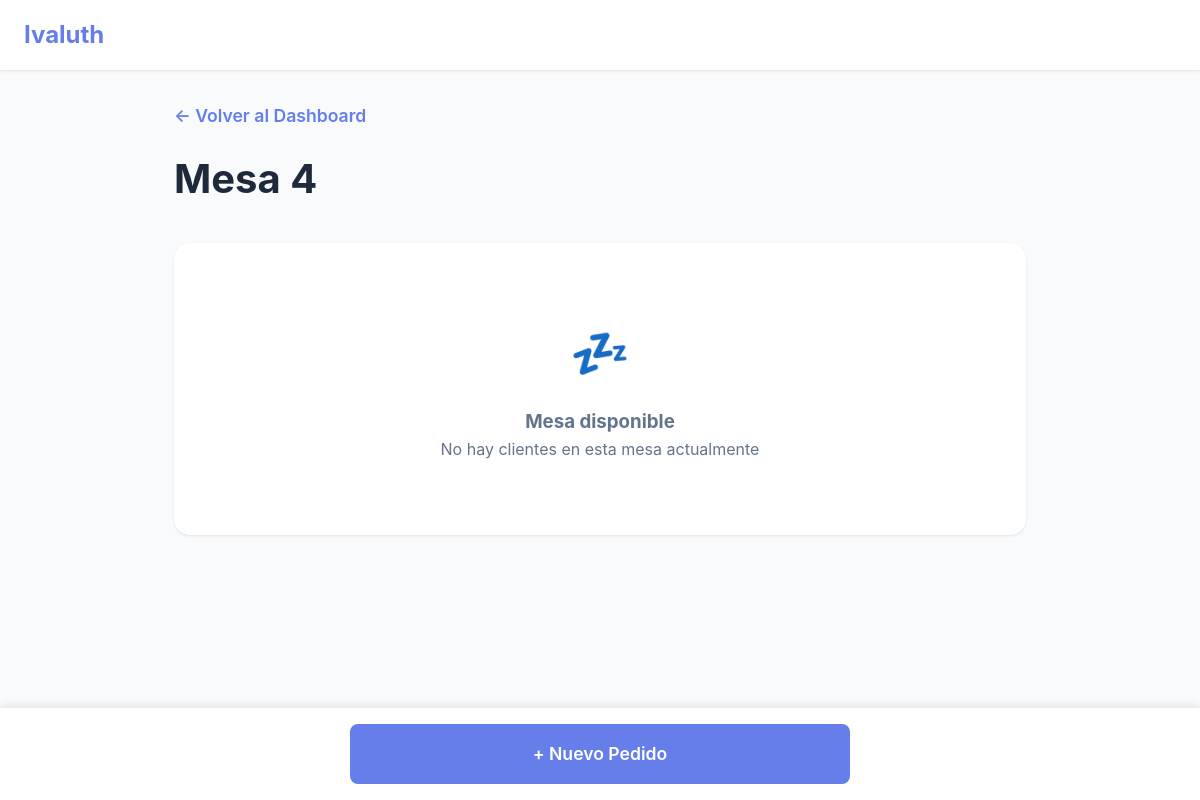
The page /mesa/4 (signed in) on the database as committed earlier.
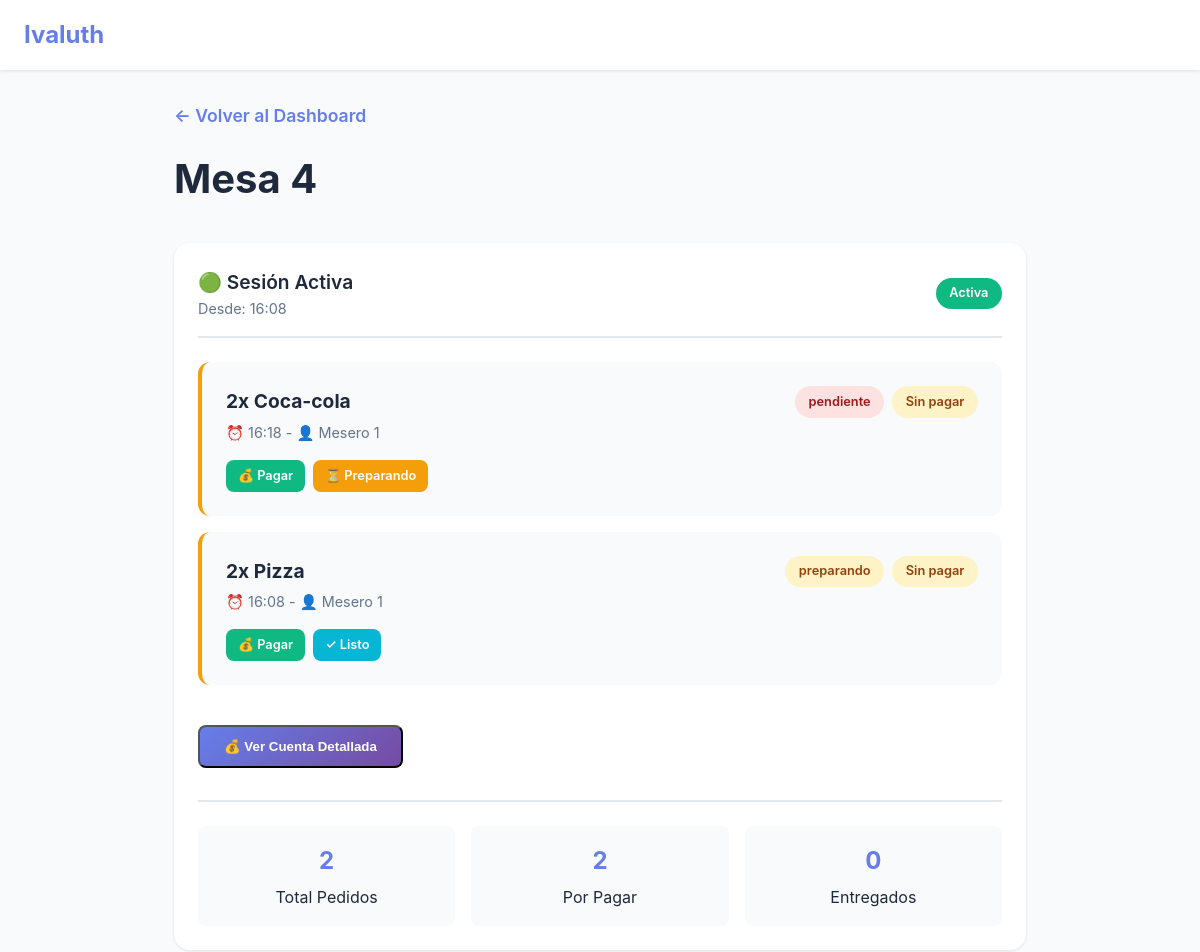
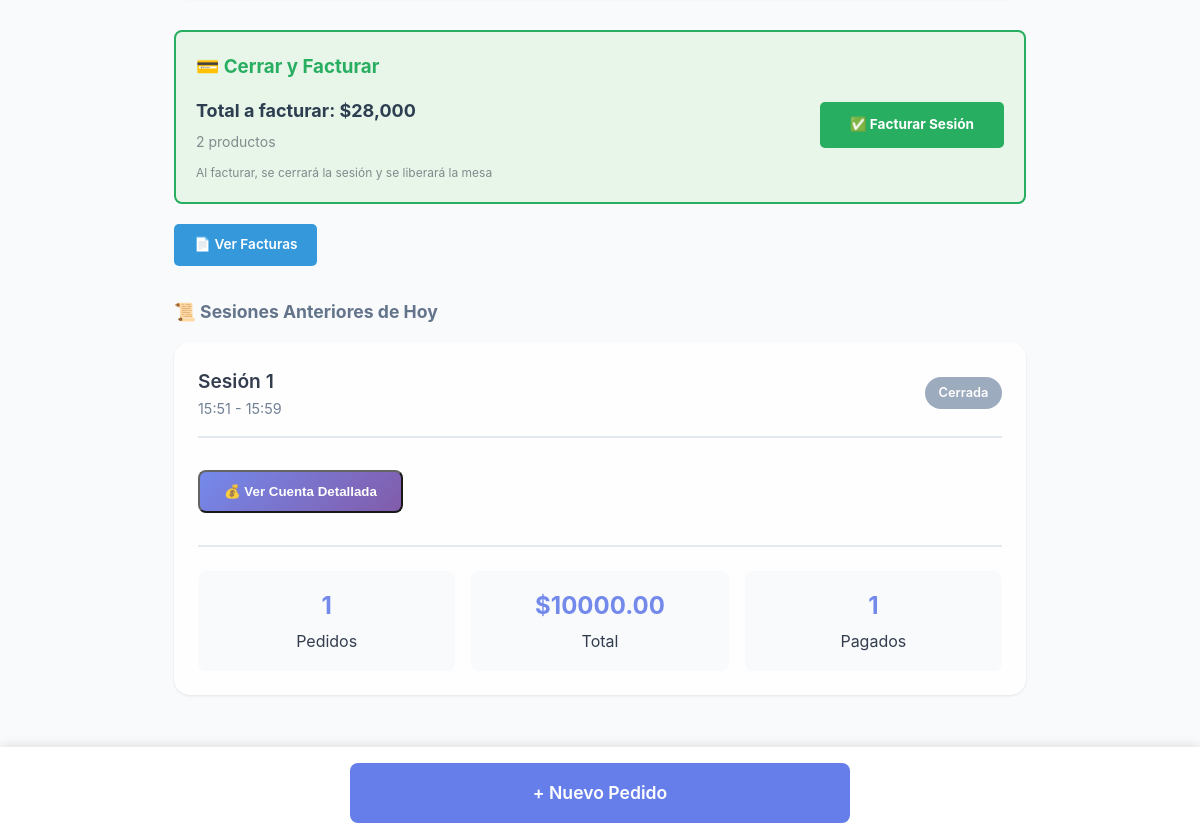
The same page on the database as committed later (2 pictures, top to bottom).
### app.py (models this page shows, shortened)
class Mesa(db.Model):
    id = db.Column(db.Integer, primary_key=True)
    numero = db.Column(db.Integer, nullable=False, unique=True)
    capacidad = db.Column(db.Integer, default=4)
    activa = db.Column(db.Boolean, default=True)

class Sesion(db.Model):
    id = db.Column(db.Integer, primary_key=True)
    mesa_id = db.Column(db.Integer, db.ForeignKey('mesa.id'), nullable=False)
    fecha_inicio = db.Column(db.DateTime, default=datetime.now)
    fecha_fin = db.Column(db.DateTime, nullable=True)
    total = db.Column(db.Float, default=0)  # NUEVO CAMPO para guardar el total
    activa = db.Column(db.Boolean, default=True)
    mesa = db.relationship('Mesa', backref='sesiones')
    pedidos = db.relationship('Pedido', backref='sesion', lazy=True)

class Pedido(db.Model):
    id = db.Column(db.Integer, primary_key=True)
    fecha = db.Column(db.DateTime, default=datetime.now)
    mesa_id = db.Column(db.Integer, db.ForeignKey('mesa.id'), nullable=False)
    sesion_id = db.Column(db.Integer, db.ForeignKey('sesion.id'), nullable=True)
    mesero_id = db.Column(db.Integer, db.ForeignKey('usuario.id'), nullable=False)
    producto = db.Column(db.String(200), nullable=False)
    cantidad = db.Column(db.Integer, default=1)
    precio_unitario = db.Column(db.Float, default=0)  # NUEVO CAMPO
    notas = db.Column(db.Text)
    estado = db.Column(db.String(20), default='pendiente')  # pendiente, preparando, listo, entregado
    pagado = db.Column(db.Boolean, default=False)
    mesa = db.relationship('Mesa', backref='pedidos')
    mesero = db.relationship('Usuario', backref='pedidos')

class Usuario(UserMixin, db.Model):
    id = db.Column(db.Integer, primary_key=True)
    username = db.Column(db.String(80), unique=True, nullable=False)
    password_hash = db.Column(db.String(200), nullable=False)
    nombre = db.Column(db.String(100), nullable=False)
    rol = db.Column(db.String(20), default='mesero')  # mesero, cocina, admin

### app.py (the view)
@app.route("/mesa/<int:mesa_id>")
@login_required
def ver_mesa(mesa_id):
    mesa = Mesa.query.get_or_404(mesa_id)
    sesion_activa = Sesion.query.filter_by(
        mesa_id=mesa_id,
        activa=True
    ).first()
    pedidos_actuales = []
    totales_sesion_activa = {
        'total_general': 0,
        'total_pagado': 0,
        'total_pendiente': 0
    }
    if sesion_activa:
        pedidos_actuales = Pedido.query.filter_by(
            sesion_id=sesion_activa.id
        ).order_by(Pedido.fecha.desc()).all()
        for pedido in pedidos_actuales:
            subtotal = pedido.cantidad * pedido.precio_unitario
            totales_sesion_activa['total_general'] += subtotal
            if pedido.pagado:
                totales_sesion_activa['total_pagado'] += subtotal
            else:
                totales_sesion_activa['total_pendiente'] += subtotal
    hoy = datetime.now().date()
    sesiones_anteriores = Sesion.query.filter(
        Sesion.mesa_id == mesa_id,
        Sesion.activa == False,
        db.func.date(Sesion.fecha_inicio) == hoy
    ).order_by(Sesion.fecha_inicio.desc()).all()
    sesiones_con_totales = []
    for sesion in sesiones_anteriores:
        total_sesion = 0
        total_pagado_sesion = 0
        total_pendiente_sesion = 0
        for pedido in sesion.pedidos:
            subtotal = pedido.cantidad * pedido.precio_unitario
            total_sesion += subtotal
            if pedido.pagado:
                total_pagado_sesion += subtotal
            else:
                total_pendiente_sesion += subtotal
        sesiones_con_totales.append({
            'sesion': sesion,
            'total_general': total_sesion,
            'total_pagado': total_pagado_sesion,
            'total_pendiente': total_pendiente_sesion
        })
    return render_template("ver_mesa.html",
                         mesa=mesa,
                         pedidos=pedidos_actuales,
                         sesion_activa=sesion_activa,
                         totales_sesion_activa=totales_sesion_activa,
                         sesiones_anteriores=sesiones_con_totales,
                         current_user=current_user)

### app.py (called while the page is built)
@login_manager.user_loader
def load_user(user_id):
    return Usuario.query.get(int(user_id))

### templates/ver_mesa.html (shortened to what this page needs)
<!DOCTYPE html>
<html lang="es">
<head>
</head>
<body>
    <nav class="navbar">
        <div class="nav-container">
            <div class="nav-brand">Ivaluth</div>
        </div>
    </nav>
    <div class="container">
        <div class="page-header">
            <a href="{{ url_for('dashboard') }}" class="btn-back">← Volver al Dashboard</a>
            <h1>Mesa {{ mesa.numero }}</h1>
        </div>
        {% if sesion_activa %}
        <div class="sesion-container">
            <div class="sesion-header">
                <div>
                    <div class="sesion-titulo">🟢 Sesión Activa</div>
                    <div class="sesion-tiempo">Desde: {{ sesion_activa.fecha_inicio.strftime('%H:%M') }}</div>
                </div>
                <span class="sesion-badge">Activa</span>
            </div>
            {% if pedidos %}
            <div class="pedidos-detalle">
                {% for pedido in pedidos %}
                <div class="pedido-card {% if pedido.pagado %}pedido-pagado{% endif %}">
                    <div class="pedido-header">
                        <div>
                            <h3>{{ pedido.cantidad }}x {{ pedido.producto }}</h3>
                            <p class="pedido-hora">⏰ {{ pedido.fecha.strftime('%H:%M') }} - 👤 {{ pedido.mesero.nombre }}</p>
                        </div>
                        <div class="pedido-badges">
                            <span class="estado-badge estado-{{ pedido.estado }}">{{ pedido.estado }}</span>
                            {% if pedido.pagado %}
                            <span class="badge badge-success">Pagado ✓</span>
                            {% else %}
                            <span class="badge badge-warning">Sin pagar</span>
                            {% endif %}
                        </div>
                    </div>
                    <div class="pedido-actions">
                        {% if not pedido.pagado %}
                        <a href="{{ url_for('marcar_pagado', pedido_id=pedido.id) }}"
                           class="btn btn-success btn-xs"
                           onclick="return confirm('¿Marcar como pagado?')">💰 Pagar</a>
                        {% endif %}
                        {% if pedido.estado == 'pendiente' %}
                        <a href="{{ url_for('actualizar_estado', pedido_id=pedido.id, estado='preparando') }}"
                           class="btn btn-warning btn-xs">⏳ Preparando</a>
                        {% elif pedido.estado == 'preparando' %}
                        <a href="{{ url_for('actualizar_estado', pedido_id=pedido.id, estado='listo') }}"
                           class="btn btn-info btn-xs">✓ Listo</a>
                        {% elif pedido.estado == 'listo' %}
                        <a href="{{ url_for('actualizar_estado', pedido_id=pedido.id, estado='entregado') }}"
                           class="btn btn-primary btn-xs">✓ Entregado</a>
                        {% endif %}
                    </div>
                </div>
                {% endfor %}
            </div>
            <button class="btn-ver-cuenta" onclick="abrirModalCuenta('sesion_activa')">
                💰 Ver Cuenta Detallada
            </button>
            <div class="mesa-summary">
                <div class="summary-item">
                    <strong>{{ pedidos|length }}</strong>
                    <span>Total Pedidos</span>
                </div>
                <div class="summary-item">
                    <strong>{{ pedidos|selectattr('pagado', 'equalto', False)|list|length }}</strong>
                    <span>Por Pagar</span>
                </div>
                <div class="summary-item">
                    <strong>{{ pedidos|selectattr('estado', 'equalto', 'entregado')|list|length }}</strong>
                    <span>Entregados</span>
                </div>
            </div>
            {% else %}
            <div class="empty-state">
                <div class="empty-icon">🍽️</div>
                <p>Sin pedidos aún en esta sesión</p>
            </div>
            {% endif %}
        </div>
        {% if sesion_activa and pedidos %}
        <div style="margin-top: 20px; padding: 20px; background: #e8f5e9; border-radius: 8px; border: 2px solid #27ae60;">
            <h3 style="color: #27ae60; margin-bottom: 15px;">💳 Cerrar y Facturar</h3>
            <div style="display: flex; justify-content: space-between; align-items: center; flex-wrap: wrap; gap: 15px;">
                <div>
                    <p style="font-size: 18px; font-weight: bold; color: #2c3e50;">
                        Total a facturar: ${{ '{:,.0f}'.format(totales_sesion_activa['total_general']) }}
                    </p>
                    <p style="font-size: 14px; color: #7f8c8d; margin-top: 5px;">
                        {{ pedidos|length }} productos
                    </p>
                </div>
                <div style="display: flex; gap: 10px;">
                    <a href="{{ url_for('facturar_sesion', sesion_id=sesion_activa.id) }}"
                    class="btn btn-success"
                    style="padding: 12px 30px; background: #27ae60; color: white; text-decoration: none; border-radius: 5px; font-weight: bold;">
                        ✅ Facturar Sesión
                    </a>
                </div>
            </div>
            <p style="margin-top: 10px; font-size: 12px; color: #7f8c8d;">
                Al facturar, se cerrará la sesión y se liberará la mesa
            </p>
        </div>
        {% endif %}
        <div style="margin-top: 20px;">
            <a href="{{ url_for('lista_facturas') }}" class="btn" style="padding: 10px 20px; background: #3498db; color: white; text-decoration: none; border-radius: 5px;">
                📄 Ver Facturas
            </a>
        </div>
        {% else %}
        <div class="sesion-container">
            <div class="empty-state">
                <div class="empty-icon">💤</div>
                <h3>Mesa disponible</h3>
                <p>No hay clientes en esta mesa actualmente</p>
            </div>
        </div>
        {% endif %}
        {% if sesiones_anteriores %}
        <div class="sesiones-anteriores">
            <h3>📜 Sesiones Anteriores de Hoy</h3>
            {% for item in sesiones_anteriores %}
            <div class="sesion-container" style="opacity: 0.9;">
                <div class="sesion-header">
                    <div>
                        <div class="sesion-titulo">Sesión {{ loop.index }}</div>
                        <div class="sesion-tiempo">
                            {{ item.sesion.fecha_inicio.strftime('%H:%M') }} - {{ item.sesion.fecha_fin.strftime('%H:%M') if item.sesion.fecha_fin else 'Ahora' }}
                        </div>
                    </div>
                    <span class="sesion-badge cerrada">Cerrada</span>
                </div>
                <button class="btn-ver-cuenta" onclick="abrirModalCuenta('sesion_{{ loop.index0 }}')">
                    💰 Ver Cuenta Detallada
                </button>
                <div class="mesa-summary">
                    <div class="summary-item">
                        <strong>{{ item.sesion.pedidos|length }}</strong>
                        <span>Pedidos</span>
                    </div>
                    <div class="summary-item">
                        <strong>${{ "%.2f"|format(item.total_general) }}</strong>
                        <span>Total</span>
                    </div>
                    <div class="summary-item">
                        <strong>{{ item.sesion.pedidos|selectattr('pagado', 'equalto', True)|list|length }}</strong>
                        <span>Pagados</span>
                    </div>
                </div>
            </div>
            {% endfor %}
        </div>
        {% endif %}
    </div>
    <div class="mesa-actions-fixed">
        <a href="{{ url_for('nuevo_pedido', mesa_id=mesa.id) }}" class="btn btn-primary">+ Nuevo Pedido</a>
    </div>
</body>
</html>

### templates/ver_mesa.html (style rules this page uses)
* { margin: 0; padding: 0; box-sizing: border-box; }
body { font-family: -apple-system, BlinkMacSystemFont, 'Segoe UI', Roboto, Oxygen, Ubuntu, Cantarell, sans-serif; background: #f8fafc; color: #1e293b; line-height: 1.6; padding-bottom: 5rem; }
.navbar { background: white; box-shadow: 0 1px 3px rgba(0,0,0,0.1); position: sticky; top: 0; z-index: 1000; }
.nav-container { max-width: 1400px; margin: 0 auto; padding: 1rem 1.5rem; display: flex; justify-content: space-between; align-items: center; }
.nav-brand { font-size: 1.5rem; font-weight: bold; color: #667eea; }
.container { max-width: 900px; margin: 0 auto; padding: 2rem 1.5rem; }
.page-header { margin-bottom: 2rem; }
.btn-back { display: inline-block; margin-bottom: 1rem; color: #667eea; text-decoration: none; font-weight: 600; font-size: 1.1rem; }
.page-header h1 { font-size: 2.5rem; color: #1e293b; }
.sesion-container { margin-bottom: 2rem; padding: 1.5rem; background: white; border-radius: 1rem; box-shadow: 0 1px 3px rgba(0,0,0,0.1); }
.sesion-header { display: flex; justify-content: space-between; align-items: center; margin-bottom: 1rem; padding-bottom: 1rem; border-bottom: 2px solid #e2e8f0; }
.sesion-titulo { font-size: 1.2rem; font-weight: 600; color: #1e293b; }
.sesion-tiempo { font-size: 0.9rem; color: #64748b; }
.sesion-badge { padding: 0.35rem 0.85rem; border-radius: 1rem; font-size: 0.8rem; font-weight: 600; background: #10b981; color: white; }
.sesion-badge.cerrada { background: #94a3b8; }
.sesiones-anteriores { margin-top: 2rem; }
.sesiones-anteriores h3 { color: #64748b; font-size: 1.1rem; margin-bottom: 1rem; }
.pedidos-detalle { margin: 1.5rem 0; }
.pedido-card { background: #f8fafc; padding: 1.5rem; border-radius: 0.75rem; margin-bottom: 1rem; border-left: 4px solid #f59e0b; transition: all 0.3s; }
.pedido-header { display: flex; justify-content: space-between; align-items: flex-start; margin-bottom: 1rem; gap: 1rem; }
.pedido-header h3 { font-size: 1.2rem; color: #1e293b; }
.pedido-hora { color: #64748b; font-size: 0.9rem; margin-top: 0.25rem; }
.pedido-badges { display: flex; gap: 0.5rem; flex-wrap: wrap; }
.badge { padding: 0.35rem 0.85rem; border-radius: 1rem; font-size: 0.8rem; font-weight: 600; white-space: nowrap; }
.badge-warning { background: #fef3c7; color: #92400e; }
.estado-badge { padding: 0.35rem 0.85rem; border-radius: 1rem; font-size: 0.8rem; font-weight: 600; }
.estado-pendiente { background: #fee2e2; color: #991b1b; }
.estado-preparando { background: #fef3c7; color: #92400e; }
.pedido-actions { display: flex; gap: 0.5rem; flex-wrap: wrap; margin-top: 1rem; }
.btn { padding: 0.5rem 1rem; border: none; border-radius: 0.5rem; font-size: 0.85rem; font-weight: 600; text-decoration: none; text-align: center; cursor: pointer; transition: all 0.3s; display: inline-block; }
.btn-success { background: #10b981; color: white; }
.btn-warning { background: #f59e0b; color: white; }
.btn-info { background: #06b6d4; color: white; }
.btn-primary { background: #667eea; color: white; }
.btn-xs { padding: 0.35rem 0.75rem; font-size: 0.8rem; }
.mesa-summary { margin-top: 2rem; padding-top: 1.5rem; border-top: 2px solid #e2e8f0; display: grid; grid-template-columns: repeat(auto-fit, minmax(150px, 1fr)); gap: 1rem; }
.summary-item { text-align: center; padding: 1rem; background: #f8fafc; border-radius: 0.5rem; }
.summary-item strong { display: block; font-size: 1.5rem; color: #667eea; margin-bottom: 0.25rem; }
.mesa-actions-fixed { position: fixed; bottom: 0; left: 0; right: 0; background: white; box-shadow: 0 -2px 10px rgba(0,0,0,0.1); padding: 1rem; z-index: 100; }
.mesa-actions-fixed .btn { width: 100%; max-width: 500px; margin: 0 auto; display: block; padding: 1rem 2rem; font-size: 1.1rem; }
.btn-ver-cuenta { background: linear-gradient(135deg, #667eea 0%, #764ba2 100%); color: white; padding: 0.75rem 1.5rem; border-radius: 0.5rem; font-weight: 600; margin-top: 1rem; display: inline-block; text-decoration: none; cursor: pointer; transition: transform 0.3s, box-shadow 0.3s; }

Rows that differ between the two databases and show on the page:
added Sesion: fecha_inicio "16:08"
added Pedido: cantidad "2", producto "Coca-cola", fecha "16:18", mesero.nombre "Mesero 1", estado "pendiente", pagado "Sin pagar"
added Pedido: cantidad "2", producto "Pizza", fecha "16:08", mesero.nombre "Mesero 1", estado "preparando", pagado "Sin pagar"
added Sesion: sesion.fecha_inicio "15:51", sesion.fecha_fin "15:59"
Other text that changed with them:
{{ pedidos|length }}: (not shown) → "2"
{{ pedidos|selectattr('pagado', 'equalto', False)|list|length }}: (not shown) → "2"
{{ pedidos|selectattr('estado', 'equalto', 'entregado')|list|length }}: (not shown) → "0"
{{ '{:,.0f}'.format(totales_sesion_activa['total_general']) }}: (not shown) → "28,000"
text no longer shown: "💤 Mesa disponible No hay clientes en esta mesa actualmente"
text now shown: "🟢 Sesión Activa Desde: Activa 💰 Ver Cuenta Detallada Total Pedidos Por Pagar Entregados 💳 Cerrar y Facturar Total a facturar: $ productos ✅ Facturar Sesión Al facturar, se cerrará la sesión y se liberará la mesa 📄 Ver Facturas 📜 Sesiones Anteriores de Hoy"
new list line: "Sesión 1 - Cerrada 💰 Ver Cuenta Detallada 1 Pedidos $ 10000.00 Total 1 Pagados"
